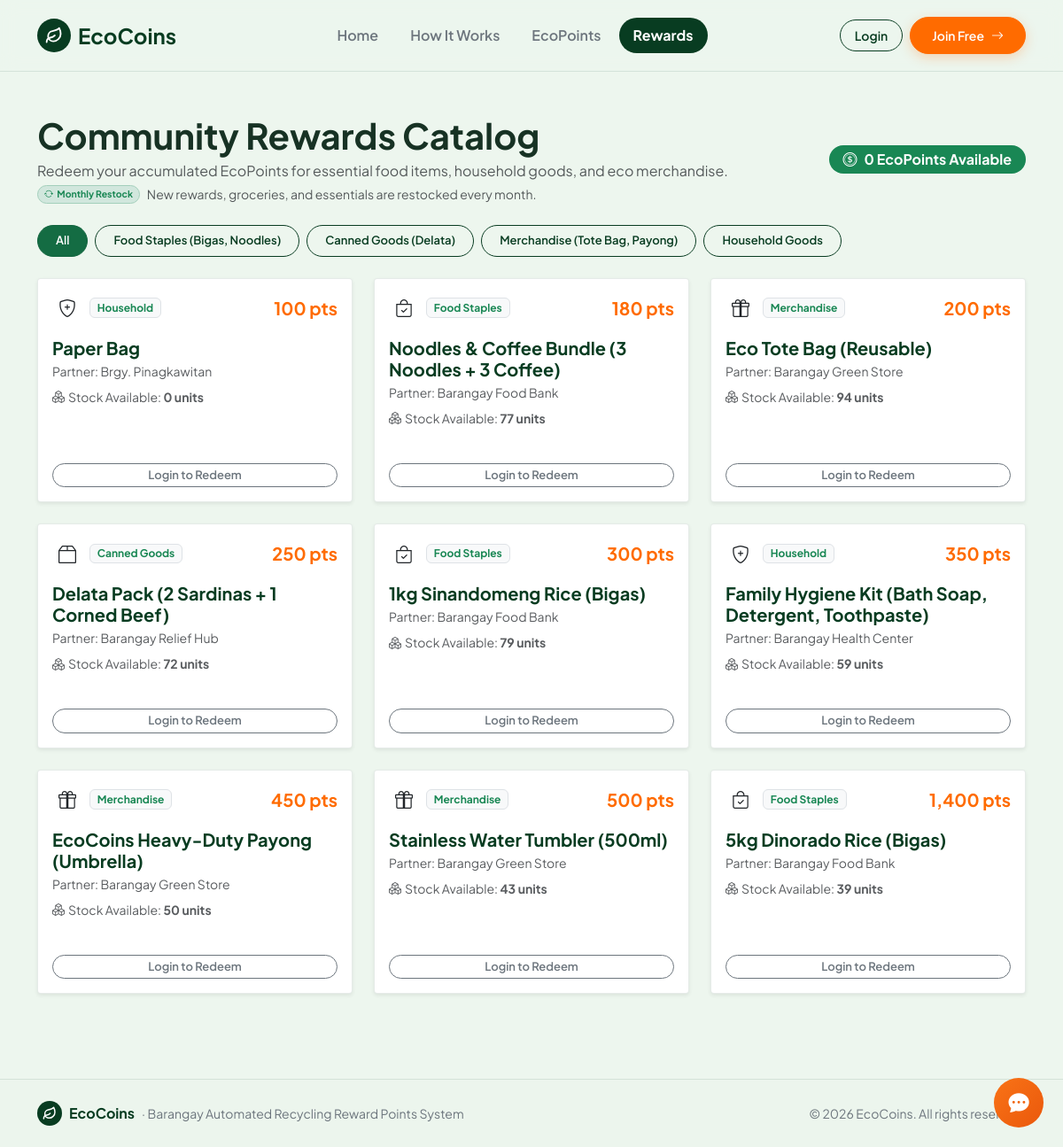
Page /rewards on the committed database.
### tables this page shows
CREATE TABLE rewards (
        id INTEGER PRIMARY KEY AUTOINCREMENT,
        title TEXT NOT NULL,
        category TEXT NOT NULL,
        points_required INTEGER NOT NULL,
        stock INTEGER DEFAULT 50,
        partner_name TEXT DEFAULT '',
        status TEXT DEFAULT 'available'
    );

### route.py (the view, shortened to what this page needs)
    @app.route('/rewards', methods=['GET', 'POST'])
    def rewards():
        user = get_current_user()
        if user and user['role'] == 'staff':
            return redirect(url_for('staff'))
        if user and user['role'] == 'admin':
            return redirect(url_for('admin'))
        message = session.pop('message', None)
        message_type = session.pop('message_type', 'success')
        claim_prompt = session.get('claim_prompt')
        claim_remaining_seconds = 0
        claim_cooldown_seconds = 0
        conn = get_db()
        cur = conn.cursor()
        all_rewards = [dict(r) for r in cur.execute("SELECT * FROM rewards ORDER BY points_required ASC").fetchall()]
        user_redemptions = []
        if user:
            user_redemptions = [dict(r) for r in cur.execute("SELECT * FROM redemptions WHERE user_id = ? ORDER BY created_at DESC", (user['id'],)).fetchall()]
        conn.close()
        user_points = user['points'] if user else 0
        return render_template(
            'rewards.html',
            active_page='rewards',
            rewards=all_rewards,
            redemptions=user_redemptions,
            user_points=user_points,
            message=message,
            message_type=message_type,
            claim_prompt=claim_prompt,
            claim_remaining_seconds=claim_remaining_seconds,
            claim_cooldown_seconds=claim_cooldown_seconds
        )

### app.py (called while the page is built, shortened)
def _read_env_value(key, default=''):
    val = os.environ.get(key, '').strip()
    if val:
        return val
    env_path = os.path.join(os.path.dirname(os.path.abspath(__file__)), '.env')
    return default

def get_csrf_token():
    token = session.get('_csrf_token')
    if not token:
        token = secrets.token_hex(32)
        session['_csrf_token'] = token
    return token

@app.before_request
def enforce_csrf_protection():
    if app.config.get('CSRF_ENABLED', True) is False:
        return None
    return None

@app.context_processor
def inject_user():
    user = get_current_user()
    released_claims_count = 0
    verify_cooldown_remaining = None
    verify_cooldown_until_display = None
    return {
        'current_user': user,
        'released_claims_count': released_claims_count,
        'verify_cooldown_remaining': verify_cooldown_remaining,
        'verify_cooldown_until_display': verify_cooldown_until_display,
        'google_client_id': _read_env_value('GOOGLE_CLIENT_ID'),
        'csrf_token': get_csrf_token()
    }

### db.py (called while the page is built, shortened)
def get_db():
    conn = sqlite3.connect(DB_PATH)
    conn.row_factory = sqlite3.Row
    return conn

def get_current_user():
    user_id = session.get('user_id')
    if not user_id:
        return None

### templates/rewards.html (shortened to what this page needs)
{% extends 'base.html' %}
{% block content %}
<main class="py-5">
  <div class="container">
    <div class="d-flex flex-column flex-md-row justify-content-between align-items-md-center gap-3 mb-4">
      <div>
        <h1 class="fw-bold mb-1">Community Rewards Catalog</h1>
        <p class="text-muted mb-1">Redeem your accumulated EcoPoints for essential food items, household goods, and eco merchandise.</p>
        <p class="text-muted small mb-0 d-flex align-items-center gap-2 flex-wrap">
          <span class="badge bg-success-subtle text-success border border-success-subtle rounded-pill px-2.5 py-1">
            <i class="bi bi-arrow-repeat me-1"></i>Monthly Restock
          </span>
          <span>New rewards, groceries, and essentials are restocked every month.</span>
        </p>
      </div>
      <div class="badge bg-success fs-6 py-2 px-3 rounded-pill d-inline-flex align-items-center gap-2">
        <i class="bi bi-coin"></i>
        <span>{{ "{:,}".format(user_points) }} EcoPoints Available</span>
      </div>
    </div>
    <div class="d-flex flex-wrap gap-2 mb-4 filter-container">
      <button type="button" class="btn btn-sm btn-success filter-btn active" data-filter="all">All</button>
      <button type="button" class="btn btn-sm btn-outline-success filter-btn" data-filter="Food Staples">Food Staples (Bigas, Noodles)</button>
      <button type="button" class="btn btn-sm btn-outline-success filter-btn" data-filter="Canned Goods">Canned Goods (Delata)</button>
      <button type="button" class="btn btn-sm btn-outline-success filter-btn" data-filter="Merchandise">Merchandise (Tote Bag, Payong)</button>
      <button type="button" class="btn btn-sm btn-outline-success filter-btn" data-filter="Household">Household Goods</button>
    </div>
    <div class="row g-4 mb-5">
      {% for r in rewards %}
        {% set cost = r.points_required %}
        {% set can_afford = (user_points >= cost) %}
        {% set needed = cost - user_points %}
        <div class="col-md-6 col-lg-4 filter-item" data-category="{{ r.category }}">
          <div class="card rounded-1 shadow-sm h-100 d-flex flex-column justify-content-between p-3 gap-2 mb-3">
            <div>
              <div class="d-flex justify-content-between align-items-center mb-3">
                <div class="d-flex align-items-center gap-2">
                  {% if r.category == 'Food Staples' %}
                    <span class="eco-icon-tile" style="width: 34px; height: 34px;">
                      <i class="bi bi-bag-check fs-5"></i>
                    </span>
                  {% elif r.category == 'Canned Goods' %}
                    <span class="eco-icon-tile" style="width: 34px; height: 34px;">
                      <i class="bi bi-box2 fs-5"></i>
                    </span>
                  {% elif r.category == 'Household' %}
                    <span class="eco-icon-tile" style="width: 34px; height: 34px;">
                      <i class="bi bi-shield-plus fs-5"></i>
                    </span>
                  {% else %}
                    <span class="eco-icon-tile" style="width: 34px; height: 34px;">
                      <i class="bi bi-gift fs-5"></i>
                    </span>
                  {% endif %}
                  <span class="badge bg-light text-success border">{{ r.category }}</span>
                </div>
                <span class="fw-bold text-accent fs-5">{{ "{:,}".format(cost) }} pts</span>
              </div>
              <h5 class="fw-bold mb-1" style="color: var(--eco-forest);">{{ r.title }}</h5>
              <div class="text-muted small mb-2">Partner: {{ r.partner_name if r.partner_name else 'Barangay Program' }}</div>
              <div class="small text-muted mb-3"><i class="bi bi-boxes me-1"></i>Stock Available: <strong>{{ r.stock }} units</strong></div>
            </div>
            <div>
              {% if not current_user %}
                <a href="{{ url_for('login') }}" class="btn btn-outline-secondary btn-sm w-100 btn-pill">Login to Redeem</a>
              {% elif current_user.role == 'resident' and not current_user.is_verified %}
                <button class="btn btn-light btn-sm w-100 text-muted border" disabled>
                  <i class="bi bi-lock-fill me-1"></i>
                  {% if current_user.verification_status == 'pending' %}Pending Verification{% else %}Verification Required{% endif %}
                </button>
              {% elif claim_cooldown_seconds > 0 %}
                <button class="btn btn-light btn-sm w-100 text-muted" disabled>
                  <i class="bi bi-hourglass-split me-1"></i>On Cooldown
                </button>
              {% elif can_afford and r.stock > 0 %}
                <button type="button" class="btn btn-accent btn-sm w-100 btn-pill btn-redeem" data-bs-toggle="modal" data-bs-target="#redeemModal" data-id="{{ r.id }}" data-title="{{ r.title }}" data-points="{{ '{:,}'.format(cost) }}">
                  <span>Redeem Reward</span>
                  <i class="bi bi-arrow-right ms-1"></i>
                </button>
              {% elif r.stock <= 0 %}
                <button class="btn btn-light btn-sm w-100 text-muted" disabled>
                  Out of Stock
                </button>
              {% else %}
                <button class="btn btn-light btn-sm w-100 text-muted" disabled>
                  Needs {{ "{:,}".format(needed) }} more pts
                </button>
              {% endif %}
            </div>
          </div>
        </div>
      {% endfor %}
    </div>
  </div>
</main>
{% endblock %}

### rows in the picture
rewards: category "Household", points_required "100", title "Paper Bag", partner_name "Brgy. Pinagkawitan", stock "0"
rewards: category "Food Staples", points_required "180", title "Noodles & Coffee Bundle (3 Noodles + 3 Coffee)", partner_name "Barangay Food Bank", stock "77"
rewards: category "Merchandise", points_required "200", title "Eco Tote Bag (Reusable)", partner_name "Barangay Green Store", stock "94"
rewards: category "Canned Goods", points_required "250", title "Delata Pack (2 Sardinas + 1 Corned Beef)", partner_name "Barangay Relief Hub", stock "72"
rewards: category "Food Staples", points_required "300", title "1kg Sinandomeng Rice (Bigas)", partner_name "Barangay Food Bank", stock "79"
rewards: category "Household", points_required "350", title "Family Hygiene Kit (Bath Soap, Detergent, Toothpaste)", partner_name "Barangay Health Center", stock "59"
rewards: category "Merchandise", points_required "450", title "EcoCoins Heavy-Duty Payong (Umbrella)", partner_name "Barangay Green Store", stock "50"
rewards: category "Merchandise", points_required "500", title "Stainless Water Tumbler (500ml)", partner_name "Barangay Green Store", stock "43"
rewards: category "Food Staples", points_required "1,400", title "5kg Dinorado Rice (Bigas)", partner_name "Barangay Food Bank", stock "39"

### other values in the picture
{{ "{:,}".format(user_points) }} "0"
